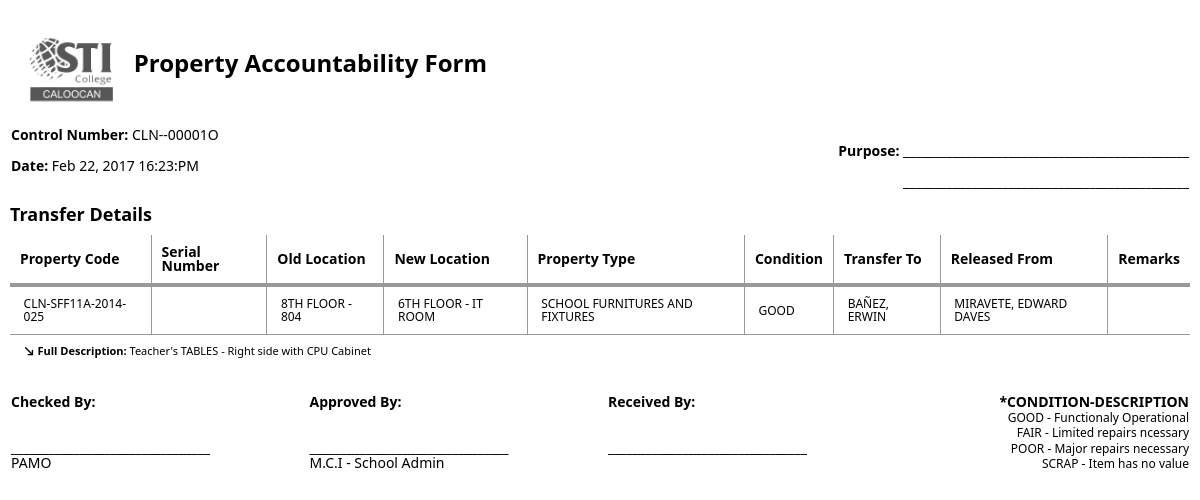
The page /build/reports/transferReport.php?ctrl_no=CLN--00001O on the database its author committed.
### tables this page shows
CREATE TABLE `property` (
  `id` int(10) NOT NULL AUTO_INCREMENT,
  `pcode` varchar(50) DEFAULT NULL,
  `sno` varchar(50) DEFAULT NULL,
  `description` varchar(999) NOT NULL,
  `brand` varchar(99) DEFAULT NULL,
  `model` varchar(99) DEFAULT NULL,
  `minor_category` int(2) NOT NULL,
  `uom` varchar(20) DEFAULT NULL,
  `cost` double(13,2) NOT NULL,
  `date_acquired` datetime NOT NULL,
  `or_number` varchar(999) NOT NULL,
  PRIMARY KEY (`id`)
);

CREATE TABLE `location` (
  `id` int(2) NOT NULL AUTO_INCREMENT,
  `location` varchar(300) NOT NULL,
  PRIMARY KEY (`id`)
);

CREATE TABLE `condition_info` (
  `id` int(2) NOT NULL AUTO_INCREMENT,
  `condition_info` varchar(300) NOT NULL,
  PRIMARY KEY (`id`)
);

### medoo.php (called while the page is built, shortened)
<?php
class medoo
{
	protected $database_type;
	protected $charset;
	protected $database_name;
	protected $server;
	protected $username;
	protected $password;
	protected $socket;
	protected $option = array();
	public function __construct($options = null)
	{
		try {
			$commands = array();
			$dsn = '';
			$type = strtolower($this->database_type);
			$is_port = isset($port);
			switch ($type)
			{
				case 'mysql':
					if ($this->socket)
					{
						$dsn = $type . ':unix_socket=' . $this->socket . ';dbname=' . $this->database_name;
					}
					else
					{
						$dsn = $type . ':host=' . $this->server . ($is_port ? ';port=' . $port : '') . ';dbname=' . $this->database_name;
					}
					$commands[] = 'SET SQL_MODE=ANSI_QUOTES';
					break;
			}
			if (
				in_array($type, array('mariadb', 'mysql', 'pgsql', 'sybase', 'mssql')) &&
				$this->charset
			)
			{
				$commands[] = "SET NAMES '" . $this->charset . "'";
			}
			$this->pdo = new PDO(
				$dsn,
				$this->username,
				$this->password,
				$this->option
			);
			foreach ($commands as $value)
			{
				$this->pdo->exec($value);
			}
		}
		catch (PDOException $e) {
			throw new Exception($e->getMessage());
		}
	}
	public function query($query)
	{
		return $this->pdo->query($query);
	}
}
?>

### connection.php (called while the page is built, shortened)
<?php
	require  'medoo.php';
 	$db = new medoo([
  	'database_type' => 'mysql',
  	'database_name' => 'sats',
  	'server' => 'localhost',
  	'username' => 'root',
  	'password' => '',
  	'charset' => 'utf8',
    'option' => [
		    PDO::ATTR_ERRMODE,
		    PDO::ERRMODE_EXCEPTION
	  ]
  ]);
?>

### build/reports/transferReport.php (the view, shortened to what this page needs)
<?php
  require_once('../../connection.php');
	$dateToday = date('M d, Y H:i:A');
  $ctrl_no = $_GET['ctrl_no'];
?>
<!DOCTYPE html>
<html>
<head>
  <link href="..//css/metro.css" rel="stylesheet">
  <link href="..//css/metro-icons.css" rel="stylesheet">
</head>
<body class="padding10">
  <br/>
  <img src="../img/stilogo.png" width="120" height="90"></img>
  <span class="text-light header"><b>Property Accountability Form</b></span>
  <div>
    <table style='width: 100%;'>
      <tbody>
        <tr>
          <td>
            <span class="text-light"><b>Control Number:</b> <?php echo $ctrl_no; ?></span>
            <br />
            <br />
            <span class="text-light"><b>Date:</b> <?php echo $dateToday; ?></span>
          </td>
          <td class="align-right">
            <br/>
            <br/>
            <span><b>Purpose:</b> ______________________________________________</span>
            <br/>
            <br/>
            <span>______________________________________________</span>
            <br/>
          </td>
        </tr>
      </tbody>
    </table>
    <br />
    <div class="row no-margin-top">
      <div class="cell size12">
        <span class="text-light sub-header"><b>Transfer Details</b></span>
        <table class="table bordered text-light" style='width: 100%'>
          <thead>
            <tr>
              <th class="fg-black small">Property Code</th>
              <th class="fg-black small">Serial Number</th>
              <th class="fg-black small">Old Location</th>
              <th class="fg-black small">New Location</th>
              <th class="fg-black small">Property Type</th>
              <th class="fg-black small">Condition</th>
              <th class="fg-black small">Transfer To</th>
              <th class="fg-black small">Released From</th>
              <th class="fg-black small">Remarks</th>
            </tr>
          </thead>
          <tbody class='small'>
          <?php
            $sql = "SELECT b.pcode,b.sno, b.description, c.location as old_loc, d.location as new_loc, (SELECT major_category.description from major_category where major_category.id = (SELECT major_id FROM minor_category where minor_category.id = b.minor_category)) as property_type, e.condition_info, CONCAT(f.last_name,', ',f.first_name) as Transfer_To, CONCAT(g.last_name,', ',g.first_name) as Released_From, a.remarks FROM transfer_request_history AS a LEFT JOIN property AS b ON a.id = b.id LEFT JOIN location AS c ON a.old_loc_id = c.id LEFT JOIN location AS d ON a.new_loc_id = d.id LEFT JOIN condition_info AS e ON a.condition_id = e.id LEFT JOIN account_table AS f on a.transfer_to = f.emp_id LEFT JOIN account_table AS g on a.released_from = g.emp_id WHERE a.ctrl_no= '$ctrl_no'";
            $transferReportDatas = $db->query($sql)->fetchAll();
            foreach ($transferReportDatas as $transferReportData) {
              echo "
                <tr style='font-size: 12px'>
                  <td>".$transferReportData['pcode']."</td>
                  <td>".$transferReportData['sno']."</td>
                  <td>".$transferReportData['old_loc']."</td>
                  <td>".$transferReportData['new_loc']."</td>
                  <td>".$transferReportData['property_type']."</td>
                  <td>".$transferReportData['condition_info']."</td>
                  <td>".$transferReportData['Transfer_To']."</td>
                  <td>".$transferReportData['Released_From']."</td>
                  <td>".$transferReportData['remarks']."</td>
                </tr>
                <tr>
                  <td colspan='8' style='font-size: 11px;'><span class='mif-arrow-down-right'></span>&nbsp;<b>Full Description:</b> ".$transferReportData['description']."</td>
                </tr>
                  ";
            }
          ?>
          </tbody>
        </table>
      </div>
    </div>
  </div>
  <br />
  <div>
    <table style='width: 100%'>
      <tbody>
        <td>
          <span class="text-light"><b>Checked By:</b></span>
          <br/>
          <br/>
          <br/>
          <span>________________________________</span>
          <br/>
          <span>PAMO</span>
        </td>
        <td>
          <span class="text-light"><b>Approved By:</b></span>
          <br/>
          <br/>
          <br/>
          <span>________________________________</span>
          <br/>
          <span>M.C.I - School Admin</span>
        </td>
        <td>
          <span class="text-light"><b>Received By:</b></span>
          <br/>
          <br/>
          <br/>
          <span>________________________________</span>
          <br/>
          <span>&nbsp;</span>
        </td>
        <td class='align-right'>
          <span class="text-light"><b>*CONDITION-DESCRIPTION</b></span>
          <br/>
          <span class="text-light minor-header">GOOD - Functionaly Operational</span>
          <br/>
          <span class="text-light minor-header">FAIR - Limited repairs ncessary</span>
          <br/>
          <span class="text-light minor-header">POOR - Major repairs necessary</span>
          <br/>
          <span class="text-light minor-header">SCRAP - Item has no value</span>
          <br/>
        </td>
      </tbody>
    </table>
  </div>
</body>
</html>

### rows shown on the page
property: pcode "CLN-SFF11A-2014-025", location.location "8TH FLOOR - 804", location.location "6TH FLOOR - IT ROOM", property_type "SCHOOL FURNITURES AND FIXTURES", condition_info.condition_info "GOOD", Transfer_To "BAÑEZ, ERWIN", Released_From "MIRAVETE, EDWARD DAVES", description "Teacher's TABLES - Right side with CPU Cabinet"

### other values the page prints
$ctrl_no "CLN--00001O"
